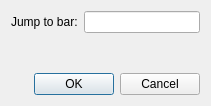
<?xml version="1.0" encoding="UTF-8"?>
<ui version="4.0">
 <class>uiJumpToView</class>
 <widget class="QDialog" name="uiJumpToView">
  <property name="geometry">
   <rect>
    <x>0</x>
    <y>0</y>
    <width>211</width>
    <height>106</height>
   </rect>
  </property>
  <property name="windowTitle">
   <string>Jump to...</string>
  </property>
  <layout class="QVBoxLayout" name="verticalLayout">
   <item>
    <layout class="QHBoxLayout" name="horizontalLayout">
     <item>
      <widget class="QLabel" name="label">
       <property name="text">
        <string>Jump to bar:</string>
       </property>
      </widget>
     </item>
     <item>
      <widget class="QLineEdit" name="uiJumpToBarNum"/>
     </item>
    </layout>
   </item>
   <item>
    <spacer name="verticalSpacer">
     <property name="orientation">
      <enum>Qt::Vertical</enum>
     </property>
     <property name="sizeHint" stdset="0">
      <size>
       <width>20</width>
       <height>40</height>
      </size>
     </property>
    </spacer>
   </item>
   <item>
    <widget class="QDialogButtonBox" name="buttonBox">
     <property name="orientation">
      <enum>Qt::Horizontal</enum>
     </property>
     <property name="standardButtons">
      <set>QDialogButtonBox::Cancel|QDialogButtonBox::Ok</set>
     </property>
    </widget>
   </item>
  </layout>
 </widget>
 <resources/>
 <connections>
  <connection>
   <sender>buttonBox</sender>
   <signal>accepted()</signal>
   <receiver>uiJumpToView</receiver>
   <slot>accept()</slot>
   <hints>
    <hint type="sourcelabel">
     <x>248</x>
     <y>254</y>
    </hint>
    <hint type="destinationlabel">
     <x>157</x>
     <y>274</y>
    </hint>
   </hints>
  </connection>
  <connection>
   <sender>buttonBox</sender>
   <signal>rejected()</signal>
   <receiver>uiJumpToView</receiver>
   <slot>reject()</slot>
   <hints>
    <hint type="sourcelabel">
     <x>316</x>
     <y>260</y>
    </hint>
    <hint type="destinationlabel">
     <x>286</x>
     <y>274</y>
    </hint>
   </hints>
  </connection>
 </connections>
</ui>
